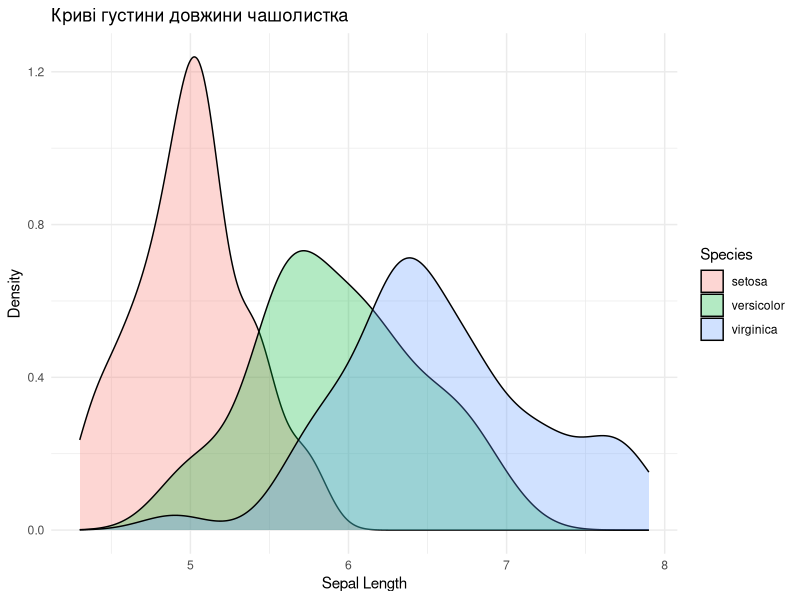

Generate this figure with R:
library(ggplot2)

data(iris)

ggplot(iris, aes(x = Sepal.Length, fill = Species)) +
  geom_density(alpha = 0.3) +
  labs(
    title = "Криві густини довжини чашолистка",
    x = "Sepal Length",
    y = "Density"
  ) +
  theme_minimal()
